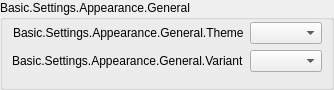
           <widget class="QWidget" name="appearancePageContents">
            <property name="geometry">
             <rect>
              <x>0</x>
              <y>0</y>
              <width>334</width>
              <height>88</height>
             </rect>
            </property>
            <layout class="QVBoxLayout" name="verticalLayout_1337">
             <property name="leftMargin">
              <number>0</number>
             </property>
             <property name="topMargin">
              <number>0</number>
             </property>
             <property name="rightMargin">
              <number>0</number>
             </property>
             <property name="bottomMargin">
              <number>0</number>
             </property>
             <item>
              <widget class="QFrame" name="appearanceFrame">
               <layout class="QVBoxLayout" name="verticalLayout_30">
                <property name="leftMargin">
                 <number>0</number>
                </property>
                <property name="topMargin">
                 <number>0</number>
                </property>
                <property name="rightMargin">
                 <number>0</number>
                </property>
                <property name="bottomMargin">
                 <number>0</number>
                </property>
                <item>
                 <widget class="QGroupBox" name="appearanceGeneral">
                  <property name="title">
                   <string>Basic.Settings.Appearance.General</string>
                  </property>
                  <property name="checkable">
                   <bool>false</bool>
                  </property>
                  <layout class="QFormLayout" name="formLayout_37">
                   <property name="fieldGrowthPolicy">
                    <enum>QFormLayout::FieldGrowthPolicy::AllNonFixedFieldsGrow</enum>
                   </property>
                   <property name="labelAlignment">
                    <set>Qt::AlignmentFlag::AlignRight|Qt::AlignmentFlag::AlignTrailing|Qt::AlignmentFlag::AlignVCenter</set>
                   </property>
                   <property name="topMargin">
                    <number>2</number>
                   </property>
                   <item row="0" column="0">
                    <widget class="QLabel" name="label_45">
                     <property name="text">
                      <string>Basic.Settings.Appearance.General.Theme</string>
                     </property>
                     <property name="buddy">
                      <cstring>theme</cstring>
                     </property>
                    </widget>
                   </item>
                   <item row="0" column="1">
                    <widget class="QComboBox" name="theme"/>
                   </item>
                   <item row="1" column="0">
                    <widget class="QLabel" name="label_10">
                     <property name="text">
                      <string>Basic.Settings.Appearance.General.Variant</string>
                     </property>
                     <property name="buddy">
                      <cstring>themeVariant</cstring>
                     </property>
                    </widget>
                   </item>
                   <item row="1" column="1">
                    <widget class="QComboBox" name="themeVariant"/>
                   </item>
                   <item row="2" column="0">
                    <spacer name="horizontalSpacer_17">
                     <property name="orientation">
                      <enum>Qt::Orientation::Horizontal</enum>
                     </property>
                     <property name="sizeHint" stdset="0">
                      <size>
                       <width>170</width>
                       <height>0</height>
                      </size>
                     </property>
                    </spacer>
                   </item>
                  </layout>
                 </widget>
                </item>
                <item>
                 <spacer name="verticalSpacer_8">
                  <property name="orientation">
                   <enum>Qt::Orientation::Vertical</enum>
                  </property>
                  <property name="sizeHint" stdset="0">
                   <size>
                    <width>20</width>
                    <height>40</height>
                   </size>
                  </property>
                 </spacer>
                </item>
               </layout>
              </widget>
             </item>
            </layout>
           </widget>
